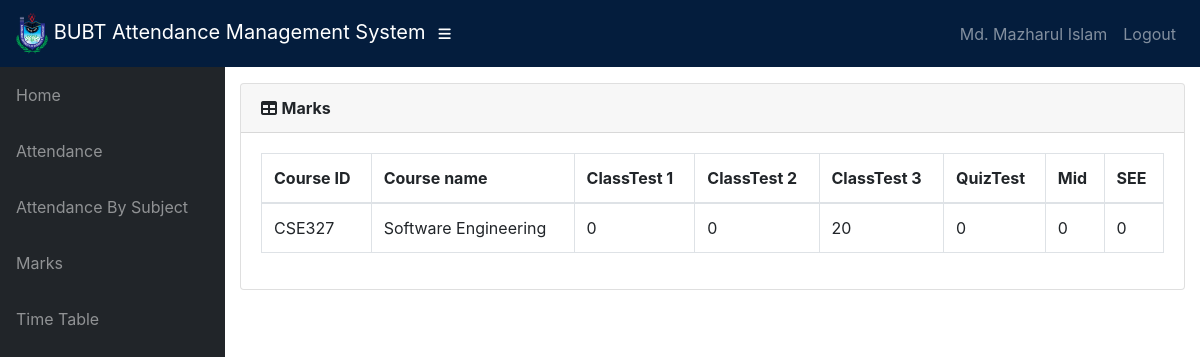
/info/student/CSE37/marks_list/ (signed in), run on an earlier commit of the app's database.
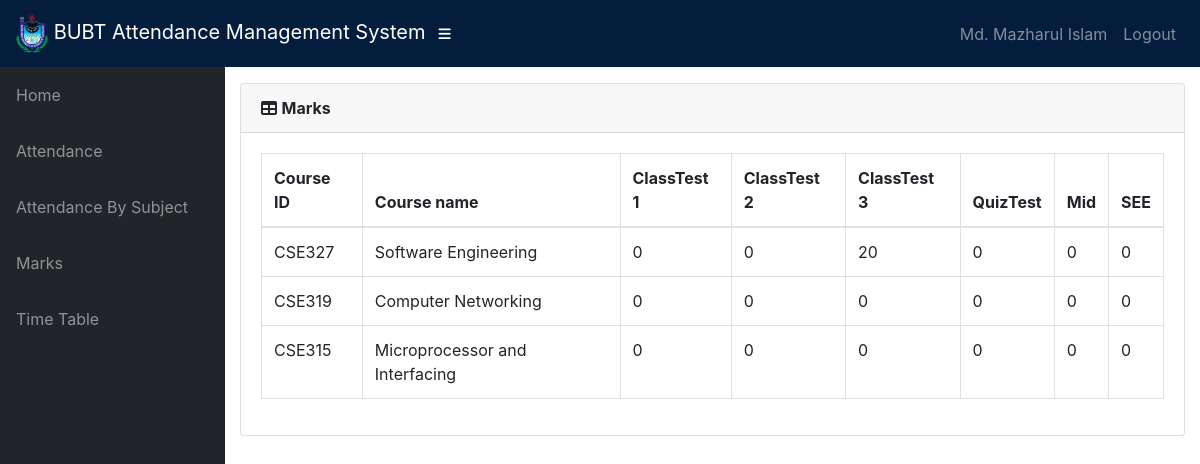
And on a later commit of the database.
### info/models.py (models this page shows, shortened)
class User(AbstractUser):
    @property
    def is_student(self):
        if hasattr(self, 'student'):
            return True
        return False

class Student(models.Model):
    user = models.OneToOneField(User, on_delete=models.CASCADE, null=True)
    class_id = models.ForeignKey(Class, on_delete=models.CASCADE, default=1)
    USN = models.CharField(primary_key='True', max_length=100)
    name = models.CharField(max_length=200)
    sex = models.CharField(max_length=50, choices=sex_choice, default='Male')
    DOB = models.DateField(default='1998-01-01')

class StudentCourse(models.Model):
    student = models.ForeignKey(Student, on_delete=models.CASCADE)
    course = models.ForeignKey(Course, on_delete=models.CASCADE)
    class Meta:
        unique_together = (('student', 'course'),)
        verbose_name_plural = 'Marks'

class Course(models.Model):
    dept = models.ForeignKey(Dept, on_delete=models.CASCADE)
    id = models.CharField(primary_key='True', max_length=50)
    name = models.CharField(max_length=50)
    shortname = models.CharField(max_length=50, default='X')

class Marks(models.Model):
    studentcourse = models.ForeignKey(StudentCourse, on_delete=models.CASCADE)
    name = models.CharField(max_length=50, choices=test_name, default='Class test 1')
    marks1 = models.IntegerField(default=0, validators=[MinValueValidator(0), MaxValueValidator(100)])
    class Meta:
        unique_together = (('studentcourse', 'name'),)

### info/views.py (the view)
# urls.py: path('student/<slug:stud_id>/marks_list/', views.marks_list, name='marks_list'),
@login_required()
def marks_list(request, stud_id):
    stud = Student.objects.get(USN=stud_id, )
    ass_list = Assign.objects.filter(class_id_id=stud.class_id)
    sc_list = []
    for ass in ass_list:
        try:
            sc = StudentCourse.objects.get(student=stud, course=ass.course)
        except StudentCourse.DoesNotExist:
            sc = StudentCourse(student=stud, course=ass.course)
            sc.save()
            sc.marks_set.create(type='I', name='Class test 1')
            sc.marks_set.create(type='I', name='Class test 2')
            sc.marks_set.create(type='I', name='Class test 3')
            sc.marks_set.create(type='E', name='Quiz Test')
            sc.marks_set.create(type='E', name='Mid Exam')
            sc.marks_set.create(type='S', name='Semester End Exam')
        sc_list.append(sc)
    return render(request, 'info/marks_list.html', {'sc_list': sc_list})

### info/templates/info/marks_list.html
{% extends 'info/base.html' %}
    {% load static %}
    {% block content %}
                  <div class="card mb-3">
            <div class="card-header">
              <i class="fas fa-table"></i>
            <b>Marks</b></div>
            <div class="card-body">
              <div class="table-responsive">
                <table class="table table-bordered" id="dataTable" width="100%" cellspacing="0">
                  <thead>
                    <tr>
                        <th>Course ID</th>
                        <th>Course name</th>
                        <th>ClassTest 1</th>
                        <th>ClassTest 2</th>
                        <th>ClassTest 3</th>
                        <th>QuizTest</th>
                        <th>Mid</th>
                        <th>SEE</th>
                    </tr>
                  </thead>
                  <tbody>
                    {% for sc in sc_list %}
                    <tr>
                        <td>{{ sc.course_id }}</td>
                        <td>{{sc.course.name}}</td>
                        {% for m in sc.marks_set.all %}
                            <td>{{ m.marks1 }}</td>
                        {% endfor %}
                    </tr>
                    {% empty %}
                            <p>student has no courses</p>
                    {% endfor %}
                  </tbody>
                </table>
              </div>
            </div>
          </div>
    {% endblock %}

### info/templates/info/base.html (shortened to what this page needs)
<!DOCTYPE html>
<html lang="en">
  <head>
      {% load static %}
    <link href="{% static '/info/bootstrap/vendor/bootstrap/css/bootstrap.min.css' %}" rel="stylesheet">
    <link href="{% static '/info/bootstrap/vendor/fontawesome-free/css/all.min.css' %}" rel="stylesheet" type="text/css">
    <link href="{% static '/info/bootstrap/vendor/datatables/dataTables.bootstrap4.css' %}" rel="stylesheet">
    <link href="{% static '/info/bootstrap/css/sb-admin.css' %}" rel="stylesheet">
    <link rel="stylesheet" href="{% static '/info/bootstrap/css/own.css' %}">
  </head>
  <body id="page-top">
    <nav class="navbar navbar-expand navbar-dark my_bg static-top">
      <a class="navbar-brand mr-1" href="{% url 'index' %}"><img class="header_logo" src="{% static 'info/images/bubt.png' %}" alt=""> BUBT Attendance Management System</a>
      <button class="btn btn-link btn-sm text-white order-1 order-sm-0" id="sidebarToggle" href="#">
        <i class="fas fa-bars"></i>
      </button>
        <div class="collapse navbar-collapse" id="navbarResponsive">
          <ul class="navbar-nav ml-auto">
            <li class="nav-item">
                {% if request.user.is_student %}
                    <a class="nav-link text-capitalize">{{ request.user.student.name }}</a>
                {% elif request.user.is_teacher %}
                    <a class="nav-link text-capitalize">{{ request.user.teacher.name }}</a>
                {% endif %}
            </li>
            <li class="nav-item">
                <a class="nav-link" href="#" data-toggle="modal" data-target="#logoutModal">Logout</a>
            </li>
          </ul>
        </div>
    </nav>
    <div id="wrapper">
      <ul class="sidebar navbar-nav">
            <li class="nav-item">
              <a class="nav-link" href="{% url 'index' %}">
                <span>Home</span>
              </a>
            </li>
        {% if request.user.is_student %}
            <li class="nav-item">
              <a class="nav-link" href="{% url 'attendance' request.user.student.USN %}">
                <span>Attendance</span>
              </a>
            </li>
            <li class="nav-item">
              <a class="nav-link" href="{% url 'attendance' request.user.student.USN %}">
                <span>Attendance By Subject</span>
              </a>
            </li>
            <li class="nav-item">
              <a class="nav-link" href="{% url 'marks_list' request.user.student.USN %}">
                <span>Marks</span>
              </a>
            </li>
              <li class="nav-item">
              <a class="nav-link" href="{% url 'timetable' request.user.student.class_id_id %}">
                <span>Time Table</span>
              </a>
            </li>
        {% endif %}
      </ul>
      <div id="content-wrapper">
        <div class="container-fluid">
            {% block content %}
            {% endblock %}
        </div>
      </div>
    </div>
  </body>
</html>

What changed in the data, as far as the page shows it:
added StudentCourse: course_id "CSE319", course.name "Computer Networking"
added Marks: marks1 "0", shown under "CSE319"
added Marks: marks1 "0", shown under "CSE319"
added Marks: marks1 "0", shown under "CSE319"
added Marks: marks1 "0", shown under "CSE319"
added Marks: marks1 "0", shown under "CSE319"
added Marks: marks1 "0", shown under "CSE319"
added StudentCourse: course_id "CSE315", course.name "Microprocessor and Interfacing"
added Marks: marks1 "0", shown under "CSE315"
added Marks: marks1 "0", shown under "CSE315"
added Marks: marks1 "0", shown under "CSE315"
added Marks: marks1 "0", shown under "CSE315"
added Marks: marks1 "0", shown under "CSE315"
added Marks: marks1 "0", shown under "CSE315"
